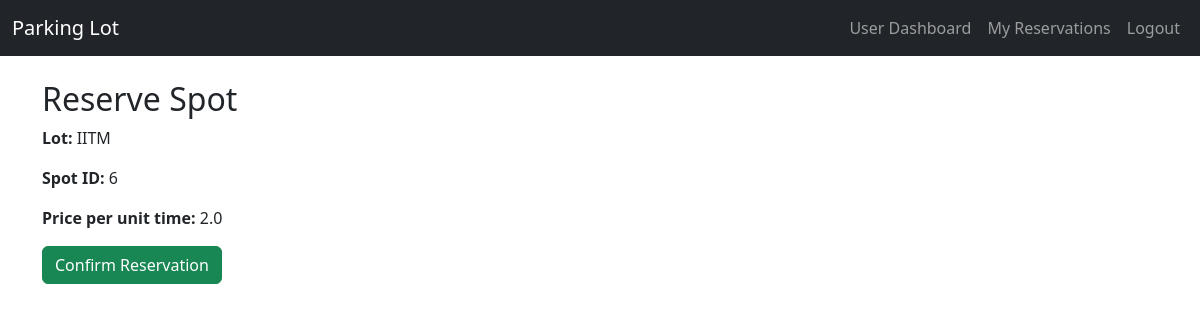
The app's page /reserve/2 (signed in) with its own data.
### models.py (models this page shows)
class ParkingLot(db.Model):
    id = db.Column(db.Integer, primary_key=True)
    prime_location_name = db.Column(db.String(120), nullable=False)
    price = db.Column(db.Float, nullable=False)
    address = db.Column(db.String(200), nullable=False)
    pin_code = db.Column(db.Integer, nullable=False)
    maximum_number_of_spots = db.Column(db.Integer, nullable=False)
    spots = db.relationship('ParkingSpot', backref='lot', lazy=True)

class ParkingSpot(db.Model):
    id = db.Column(db.Integer, primary_key=True)
    lot_id = db.Column(db.Integer, db.ForeignKey('parking_lot.id'), nullable=False)
    status = db.Column(db.String(1), nullable=False, default='A')  # 'A' = Available, 'O' = Occupied
    reservation = db.relationship('Reservation', backref='spot', uselist=False)

### app.py (the view, shortened to what this page needs)
@app.route('/reserve/<int:lot_id>', methods=['GET', 'POST'])
def reserve(lot_id):
    if session.get('role') != 'user':
        return redirect(url_for('login'))
    lot = ParkingLot.query.get_or_404(lot_id)
    available_spot = ParkingSpot.query.filter_by(lot_id=lot_id, status='A').first()
    if not available_spot:
        flash('No available spots in this lot.')
        return redirect(url_for('user_dashboard'))
    return render_template('reserve.html', lot=lot, spot=available_spot)

### templates/reserve.html
{% extends 'base.html' %}
{% block content %}
<h2>Reserve Spot</h2>
<p><strong>Lot:</strong> {{ lot.prime_location_name }}</p>
<p><strong>Spot ID:</strong> {{ spot.id }}</p>
<p><strong>Price per unit time:</strong> {{ lot.price }}</p>
<form method="post">
  <button type="submit" class="btn btn-success">Confirm Reservation</button>
</form>
{% endblock %}

### records on screen
ParkingLot: prime_location_name "IITM", price "2.0"
ParkingSpot: id "6"
